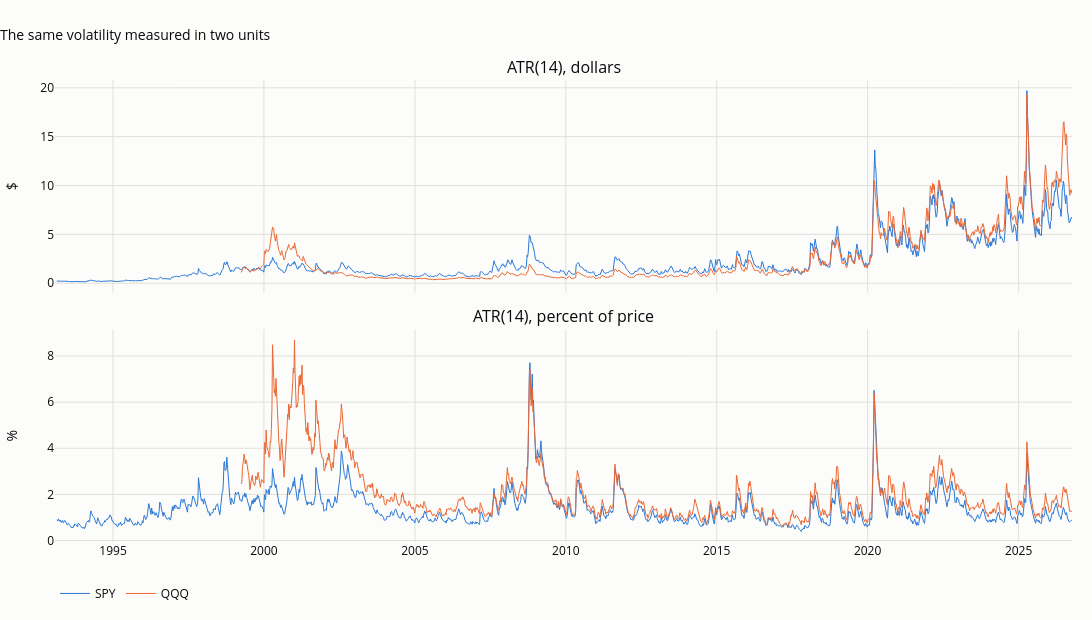

This figure's notebook cell:
### Markdown cell above
In dollars, SPY's ATR has grown about 35-fold since 1994, while as a percentage of price it is
almost unchanged. QQQ is the sharper case: in dollars it looks about three times *more* volatile
today than in 2000, while as a percentage of price it was nearly three times *more* volatile in
2000, during the collapse of the technology bubble. The dollar measure does not just exaggerate; it
gets the direction wrong.

### Code cell
fig = make_subplots(rows=2, cols=1, shared_xaxes=True, vertical_spacing=0.08,
                    subplot_titles=("ATR(14), dollars", "ATR(14), percent of price"))
for j, t in enumerate(["SPY", "QQQ"]):
    a_w, n_w = weekly(atr14[t]), weekly(natr[t])
    fig.add_scatter(x=a_w.index, y=a_w, name=t, mode="lines", line=dict(width=1, color=SERIES[j]), row=1, col=1)
    fig.add_scatter(x=n_w.index, y=100 * n_w, name=t, mode="lines", showlegend=False,
                    line=dict(width=1, color=SERIES[j]), row=2, col=1)
fig.update_yaxes(title_text="$", row=1, col=1)
fig.update_yaxes(title_text="%", row=2, col=1)
fig.update_layout(title="The same volatility measured in two units", height=620, width=1100,
                  margin=dict(t=80, b=70), legend=dict(orientation="h", y=-0.08, x=0))
save_figure(fig, "12_01_units", FIG)
fig

### Figure 1 — Plotly figure (JSON) as saved in the notebook; plotly's stock layout.template omitted (floating-point values rounded to 4 significant figures; data arrays with more than 128 entries replaced by an {"elided": "..."} marker saying what was removed)
{"data": [{"line": {"color": "#2a78d6", "width": 1}, "mode": "lines", "name": "SPY", "type": "scatter", "x": {"elided": "1759 str values"}, "xaxis": "x", "y": {"elided": "1759 float values"}, "yaxis": "y"}, {"line": {"color": "#2a78d6", "width": 1}, "mode": "lines", "name": "SPY", "showlegend": false, "type": "scatter", "x": {"elided": "1759 str values"}, "xaxis": "x2", "y": {"elided": "1759 float values"}, "yaxis": "y2"}, {"line": {"color": "#eb6834", "width": 1}, "mode": "lines", "name": "QQQ", "type": "scatter", "x": {"elided": "1759 str values"}, "xaxis": "x", "y": {"elided": "1759 float values"}, "yaxis": "y"}, {"line": {"color": "#eb6834", "width": 1}, "mode": "lines", "name": "QQQ", "showlegend": false, "type": "scatter", "x": {"elided": "1759 str values"}, "xaxis": "x2", "y": {"elided": "1759 float values"}, "yaxis": "y2"}], "layout": {"annotations": [{"font": {"size": 16}, "showarrow": false, "text": "ATR(14), dollars", "x": 0.5, "xanchor": "center", "xref": "paper", "y": 1.0, "yanchor": "bottom", "yref": "paper"}, {"font": {"size": 16}, "showarrow": false, "text": "ATR(14), percent of price", "x": 0.5, "xanchor": "center", "xref": "paper", "y": 0.46, "yanchor": "bottom", "yref": "paper"}], "height": 620, "legend": {"orientation": "h", "x": 0, "y": -0.08}, "margin": {"b": 70, "t": 80}, "title": {"text": "The same volatility measured in two units"}, "width": 1100, "xaxis": {"anchor": "y", "domain": [0.0, 1.0], "matches": "x2", "showticklabels": false}, "xaxis2": {"anchor": "y2", "domain": [0.0, 1.0]}, "yaxis": {"anchor": "x", "domain": [0.54, 1.0], "title": {"text": "$"}}, "yaxis2": {"anchor": "x2", "domain": [0.0, 0.46], "title": {"text": "%"}}}}
